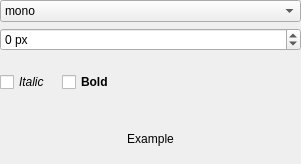
<?xml version="1.0" encoding="UTF-8"?>
<ui version="4.0">
 <class>ui_font_widget</class>
 <widget class="QWidget" name="ui_font_widget">
  <property name="geometry">
   <rect>
    <x>0</x>
    <y>0</y>
    <width>301</width>
    <height>164</height>
   </rect>
  </property>
  <property name="windowTitle">
   <string>Form</string>
  </property>
  <layout class="QVBoxLayout" name="vertical_layout">
   <property name="spacing">
    <number>6</number>
   </property>
   <property name="margin">
    <number>0</number>
   </property>
   <item>
    <widget class="QComboBox" name="combobox_family">
     <item>
      <property name="text">
       <string notr="true">mono</string>
      </property>
     </item>
     <item>
      <property name="text">
       <string notr="true">sans</string>
      </property>
     </item>
     <item>
      <property name="text">
       <string notr="true">serif</string>
      </property>
     </item>
     <item>
      <property name="text">
       <string notr="true">arabic</string>
      </property>
     </item>
     <item>
      <property name="text">
       <string notr="true">chinese-japanese-korean</string>
      </property>
     </item>
     <item>
      <property name="text">
       <string notr="true">hebrew</string>
      </property>
     </item>
     <item>
      <property name="text">
       <string notr="true">hindi</string>
      </property>
     </item>
     <item>
      <property name="text">
       <string>other ...</string>
      </property>
     </item>
    </widget>
   </item>
   <item>
    <widget class="QSpinBox" name="spinbox_size">
     <property name="suffix">
      <string> px</string>
     </property>
     <property name="minimum">
      <number>-1</number>
     </property>
     <property name="maximum">
      <number>1024</number>
     </property>
    </widget>
   </item>
   <item>
    <widget class="QWidget" name="widget" native="true">
     <property name="sizePolicy">
      <sizepolicy hsizetype="Fixed" vsizetype="Preferred">
       <horstretch>0</horstretch>
       <verstretch>0</verstretch>
      </sizepolicy>
     </property>
     <layout class="QHBoxLayout" name="horizontalLayout">
      <property name="spacing">
       <number>12</number>
      </property>
      <property name="margin">
       <number>0</number>
      </property>
      <item>
       <widget class="QCheckBox" name="checkbox_italic">
        <property name="font">
         <font>
          <italic>true</italic>
         </font>
        </property>
        <property name="text">
         <string>Italic</string>
        </property>
       </widget>
      </item>
      <item>
       <widget class="QCheckBox" name="checkbox_bold">
        <property name="font">
         <font>
          <weight>75</weight>
          <bold>true</bold>
         </font>
        </property>
        <property name="text">
         <string>Bold</string>
        </property>
       </widget>
      </item>
     </layout>
    </widget>
   </item>
   <item>
    <widget class="QLabel" name="label_example">
     <property name="text">
      <string>Example</string>
     </property>
     <property name="alignment">
      <set>Qt::AlignCenter</set>
     </property>
    </widget>
   </item>
  </layout>
 </widget>
 <resources/>
 <connections/>
</ui>
